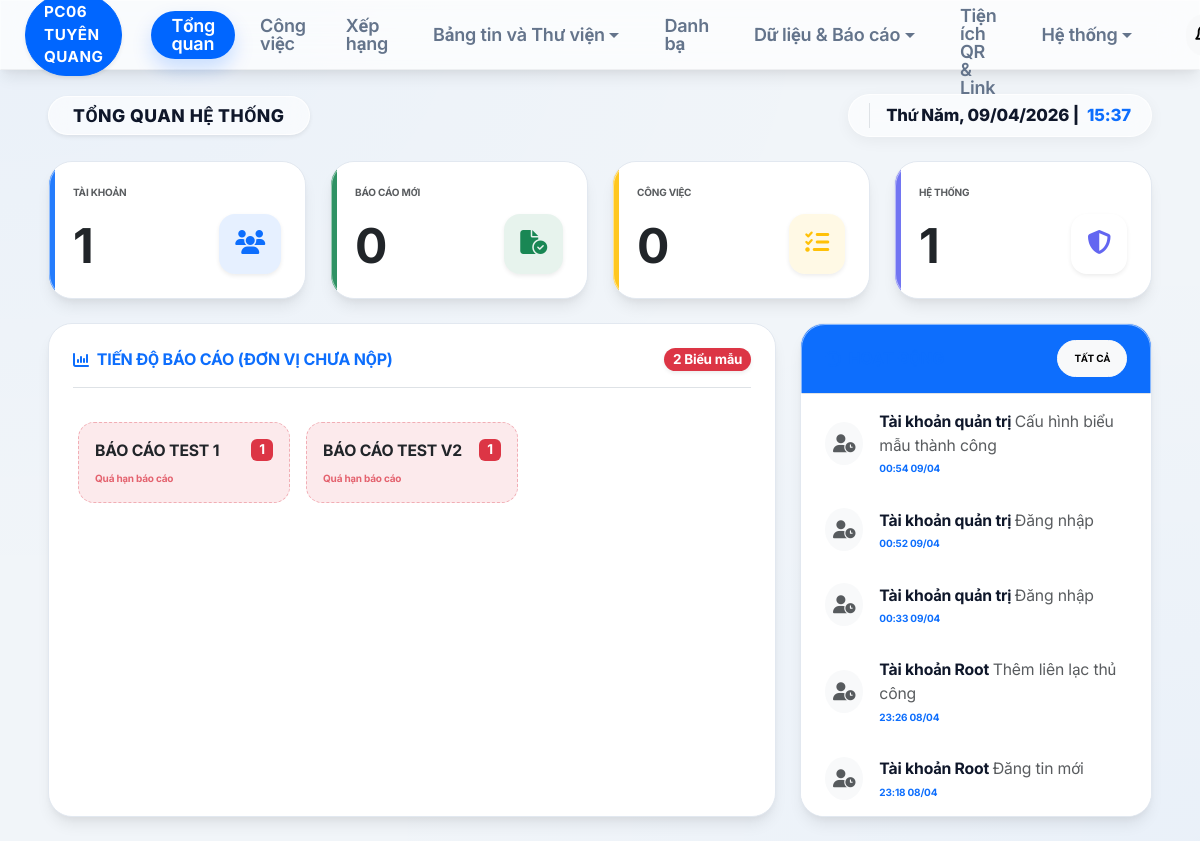
The page /admin (signed in) on the database its author committed.
### models.py (models this page shows)
class ReportConfig(db.Model):
    id = db.Column(db.String(50), primary_key=True)
    name = db.Column(db.String(255))
    description = db.Column(db.Text)
    domain = db.Column(db.String(100))
    file_blob = db.Column(db.LargeBinary)
    config_json = db.Column(db.Text)
    header_start = db.Column(db.Integer, default=1)
    header_rows = db.Column(db.Integer, default=1)
    is_daily = db.Column(db.Boolean, default=False)
    author_name = db.Column(db.String(100))
    created_at = db.Column(db.DateTime, default=datetime.now)

class ReportTemplateV2(db.Model):
    __tablename__ = 'report_template_v2'
    id = db.Column(db.Integer, primary_key=True)
    name = db.Column(db.String(255), nullable=False)
    description = db.Column(db.Text)
    created_by = db.Column(db.String(100))
    created_at = db.Column(db.DateTime, default=datetime.now)
    is_active = db.Column(db.Boolean, default=True)
    is_daily = db.Column(db.Boolean, default=False)

class SystemLog(db.Model):
    id = db.Column(db.Integer, primary_key=True)
    user_id = db.Column(db.Integer)
    fullname = db.Column(db.String(100))
    module = db.Column(db.String(100))
    action = db.Column(db.String(255))
    details = db.Column(db.Text)
    created_at = db.Column(db.DateTime, default=datetime.now)

### routes/admin.py (the view)
@admin_bp.route('/admin')
def index():
    if not session.get('uid'): return redirect(url_for('auth_bp.login'))
    stats = {
        'users': User.query.count(),
        'reports': ReportData.query.count(),
        'roles': AppRole.query.count(),
        'news': NewsDoc.query.count(),
        'tasks': Task.query.count()
    }
    all_units = [u[0] for u in db.session.query(User.unit_area).distinct().all() if u[0]]
    overdue_stats = []
    today = datetime.now().date()
    curr_period = f"Tuần {datetime.now().strftime('%U-%Y')}"
    for r in ReportConfig.query.all():
        q = db.session.query(User.unit_area).join(ReportData, User.id == ReportData.user_id)\
            .filter(ReportData.report_id == r.id)
        if r.is_daily: q = q.filter(ReportData.report_date == today)
        submitted = [u[0] for u in q.distinct().all()]
        missing = [u for u in all_units if u not in submitted]
        if missing: overdue_stats.append({'id': r.id, 'name': r.name, 'count': len(missing)})
    total_templates = ReportConfig.query.count()
    try:
        v2_templates = ReportTemplateV2.query.filter_by(is_active=True).all()
        total_templates += len(v2_templates)
        for t in v2_templates:
            q = db.session.query(ReportSubmissionV2.org_unit).filter(ReportSubmissionV2.status != 'draft')
            submitted = [u[0] for u in q.filter(ReportSubmissionV2.org_unit.in_(all_units)).distinct().all()]
            missing = [u for u in all_units if u not in submitted]
            if missing: overdue_stats.append({'id': t.id, 'name': t.name, 'count': len(missing)})
    except: pass
    logs = SystemLog.query.order_by(SystemLog.created_at.desc()).limit(5).all()
    now_str = datetime.now().strftime('Ngày %d tháng %m, %Y')
    return render_template('admin_dashboard.html', stats=stats, overdue_stats=overdue_stats, total_templates=total_templates, now_str=now_str, logs=logs)

### app.py (called while the page is built)
@app.before_request
def check_auth():
    if session.get('uid'):
        last_active = session.get('last_active')
        now = time.time()
        if last_active and (now - last_active) > 1800: # 30 mins
            session.clear()
            return redirect(url_for('auth_bp.login'))
        session['last_active'] = now
    allowed = ['auth_bp.login', 'static', 'dl_file', 'shortlink_bp.redirect_short_link', 'shortlink_bp.get_qr', 'favicon']
    if not session.get('uid') and request.endpoint not in allowed and not (request.endpoint and request.endpoint.startswith('static')):
        return redirect(url_for('auth_bp.login'))
    if session.get('uid') and session.get('must_change') and request.endpoint not in ['auth_bp.change_password', 'auth_bp.logout', 'static']:
        return redirect(url_for('auth_bp.change_password'))

@app.context_processor
def utility_processor():
    from openpyxl.utils import get_column_letter
    return dict(col_letter_func=get_column_letter)

### templates/admin_dashboard.html (shortened to what this page needs)
{% extends "base.html" %}
{% block content %}
<div class="page-header mb-4 animate__animated animate__fadeIn">
    <div class="d-flex justify-content-between align-items-center flex-wrap gap-3 w-100">
        <div class="header-main-group">
            <div class="header-title-pill shadow-sm">
                <h1 class="mb-0">Tổng quan hệ thống</h1>
            </div>
        </div>
        <div class="header-side-group">
            <div class="header-status-pill">
                <div class="border-start ps-3" id="dashboard-clock"> --:--</div>
            </div>
        </div>
    </div>
</div>
<div class="main-content-area animate__animated animate__fadeInUp">
    <div class="row g-4 mb-4">
        <div class="col-xl-3 col-md-6">
            <div class="bento-card p-4 h-100 position-relative">
                <div class="position-absolute top-0 start-0 h-100 bg-primary" style="width: 6px; opacity: 0.9;"></div>
                <h6 class="tiny fw-bold text-muted mb-3 text-uppercase letter-spacing-1">Tài khoản</h6>
                <div class="d-flex align-items-end justify-content-between">
                    <div class="display-5 fw-bold text-dark mb-0">{{ stats.users }}</div>
                    <div class="bg-primary bg-opacity-10 p-3 rounded-4 text-primary shadow-sm"><i class="fa-solid fa-users fs-4"></i></div>
                </div>
            </div>
        </div>
        <div class="col-xl-3 col-md-6">
            <div class="bento-card p-4 h-100 position-relative">
                <div class="position-absolute top-0 start-0 h-100 bg-success" style="width: 6px; opacity: 0.9;"></div>
                <h6 class="tiny fw-bold text-muted mb-3 text-uppercase letter-spacing-1">Báo cáo mới</h6>
                <div class="d-flex align-items-end justify-content-between">
                    <div class="display-5 fw-bold text-dark mb-0">{{ stats.reports }}</div>
                    <div class="bg-success bg-opacity-10 p-3 rounded-4 text-success shadow-sm"><i class="fa-solid fa-file-circle-check fs-4"></i></div>
                </div>
            </div>
        </div>
        <div class="col-xl-3 col-md-6">
            <div class="bento-card p-4 h-100 position-relative">
                <div class="position-absolute top-0 start-0 h-100 bg-warning" style="width: 6px; opacity: 0.9;"></div>
                <h6 class="tiny fw-bold text-muted mb-3 text-uppercase letter-spacing-1">Công việc</h6>
                <div class="d-flex align-items-end justify-content-between">
                    <div class="display-5 fw-bold text-dark mb-0">{{ stats.tasks|default(0) }}</div>
                    <div class="bg-warning bg-opacity-10 p-3 rounded-4 text-warning shadow-sm"><i class="fa-solid fa-list-check fs-4"></i></div>
                </div>
            </div>
        </div>
        <div class="col-xl-3 col-md-6">
            <div class="bento-card p-4 h-100 position-relative">
                <div class="position-absolute top-0 start-0 h-100 bg-indigo" style="width: 6px; opacity: 0.9; background-color: #6366f1;"></div>
                <h6 class="tiny fw-bold text-muted mb-3 text-uppercase letter-spacing-1">Hệ thống</h6>
                <div class="d-flex align-items-end justify-content-between">
                    <div class="display-5 fw-bold text-dark mb-0">{{ stats.roles }}</div>
                    <div class="bg-indigo bg-opacity-10 p-3 rounded-4 text-indigo shadow-sm" style="color: #6366f1;"><i class="fa-solid fa-shield-halved fs-4"></i></div>
                </div>
            </div>
        </div>
    </div>
    <div class="row g-4">
        <div class="col-xl-8">
            <div class="bento-card p-4 h-100">
                <div class="d-flex justify-content-between align-items-center mb-4 border-bottom pb-3">
                    <h6 class="fw-bold mb-0 text-primary d-flex align-items-center gap-2">
                        <i class="fa-solid fa-chart-column"></i> TIẾN ĐỘ BÁO CÁO (ĐƠN VỊ CHƯA NỘP)
                    </h6>
                    <span class="badge bg-danger rounded-pill shadow-sm">{{ overdue_stats|length }} Biểu mẫu</span>
                </div>
                <div class="overflow-auto" style="max-height: 480px; padding: 10px 5px;">
                    {% if total_templates == 0 %}
                        <div class="text-center py-5 text-muted animate__animated animate__fadeIn">
                            <div class="fw-bold fs-5">Chưa có biểu mẫu báo cáo nào được thiết lập</div>
                        </div>
                    {% elif overdue_stats %}
                        <div class="row g-3">
                            {% for s in overdue_stats %}
                            <div class="col-md-6 col-lg-4">
                                <div class="p-3 rounded-4 border border-danger-subtle bg-danger bg-opacity-10 h-100 transition-all hover-lift" style="border-style: dashed !important;">
                                    <div class="d-flex justify-content-between align-items-start mb-2">
                                        <div class="fw-bold text-dark small text-uppercase" style="display: -webkit-box; -webkit-line-clamp: 2; -webkit-box-orient: vertical; overflow: hidden;">{{ s.name }}</div>
                                        <span class="badge bg-danger px-2 py-1">{{ s.count }}</span>
                                    </div>
                                    <div class="tiny text-danger fw-bold opacity-75">Quá hạn báo cáo</div>
                                </div>
                            </div>
                            {% endfor %}
                        </div>
                    {% else %}
                        <div class="text-center py-5 text-muted animate__animated animate__fadeIn">
                            <div class="fw-bold text-success fs-5"><i class="fa-solid fa-circle-check me-2"></i>Tất cả đơn vị đã hoàn thành báo cáo</div>
                        </div>
                    {% endif %}
                </div>
            </div>
        </div>
        <div class="col-xl-4">
            <div class="bento-card h-100 d-flex flex-column">
                <div class="bg-primary bg-opacity-5 py-3 px-4 d-flex justify-content-between align-items-center border-bottom">
                    <h6 class="fw-bold text-primary mb-0 d-flex align-items-center gap-2">
                        <i class="fa-solid fa-clock-rotate-left"></i> HOẠT ĐỘNG
                    </h6>
                    <a href="/logs" class="btn btn-sm btn-light rounded-pill px-3 fw-bold tiny">TẤT CẢ</a>
                </div>
                <div class="flex-grow-1 overflow-auto" id="dashboardLogs" style="max-height: 480px;">
                    <div class="list-group list-group-flush">
                        {% for l in logs[:8] %}
                        <div class="list-group-item border-0 px-4 py-3 d-flex align-items-center gap-3 transition-all hover-bg-light">
                            <div class="flex-shrink-0 bg-light p-2 rounded-circle">
                                <i class="fa-solid fa-user-clock text-muted"></i>
                            </div>
                            <div class="flex-grow-1">
                                <div class="fw-bold small" style="color: var(--text-main);">{{ l.fullname }} <span class="fw-normal text-muted">{{ l.action }}</span></div>
                                <div class="tiny text-primary fw-bold mt-1">{{ l.created_at.strftime('%H:%M %d/%m') }}</div>
                            </div>
                        </div>
                        {% else %}
                        <div class="p-4 text-center text-muted tiny">Chưa có hoạt động mới</div>
                        {% endfor %}
                    </div>
                </div>
            </div>
        </div>
    </div>
</div>
{% endblock %}

### templates/base.html (shortened to what this page needs)
<!DOCTYPE html>
<html lang="vi">
<head>
    <link href="https://cdn.jsdelivr.net/npm/bootstrap@5.3.2/dist/css/bootstrap.min.css" rel="stylesheet">
    <link href="https://cdnjs.cloudflare.com/ajax/libs/font-awesome/6.4.0/css/all.min.css" rel="stylesheet">
    <link rel="stylesheet" href="{{ url_for('static', filename='css/style.css') }}?v=3.5.0">
</head>
<body>
    <nav class="top-navbar glass-panel">
        <div class="nav-container px-4">
            <div class="nav-left d-flex align-items-center">
                <a href="/admin" class="nav-logo text-decoration-none d-flex align-items-center">
                    <div class="header-title-pill shadow-sm" style="background: var(--primary); border-color: var(--primary); padding: 6px 18px; color: #fff;">
                        <span class="fw-bold" style="font-size: 0.95rem; letter-spacing: 0.5px;">PC06 TUYÊN QUANG</span>
                    </div>
                </a>
            </div>
            <div class="nav-center d-none d-lg-flex h-100 justify-content-center align-items-stretch flex-grow-1 px-4">
                {% if perms.get('p_dash_lead') or perms.get('p_dash_exec') %}<a href="/admin" class="nav-link-top {% if request.endpoint == 'admin_bp.index' %}active{% endif %}">Tổng quan</a>{% endif %}
                {% if perms.get('p_task_lead') or perms.get('p_task_exec') %}<a href="/tasks" class="nav-link-top {% if request.endpoint == 'tasks_bp.tasks' %}active{% endif %}">Công việc</a>{% endif %}
                <a href="/ranking" class="nav-link-top {% if request.endpoint == 'ranking_bp.index' %}active{% endif %}">Xếp hạng</a>
                <div class="dropdown h-100 d-flex align-items-center">
                    <a class="nav-link-top dropdown-toggle {% if request.endpoint in ['portal_bp.news', 'portal_bp.library'] %}active{% endif %}" href="#" role="button" data-bs-toggle="dropdown">
                        Bảng tin và Thư viện
                    </a>
                </div>
                {% if perms.get('p_contact_lead') or perms.get('p_contact_exec') %}<a href="/contacts" class="nav-link-top {% if request.endpoint == 'portal_bp.contacts' %}active{% endif %}">Danh bạ</a>{% endif %}
                <div class="dropdown h-100 d-flex align-items-center">
                    <a class="nav-link-top dropdown-toggle {% if request.endpoint in ['forms_bp.input_data', 'forms_bp.stats', 'forms_bp.progress'] %}active{% endif %}" href="#" role="button" data-bs-toggle="dropdown">
                        Dữ liệu & Báo cáo
                    </a>
                </div>
                <a href="{{ url_for('shortlink_bp.manage_links') }}" class="nav-link-top {% if request.path.startswith('/links') %}active{% endif %}">Tiện ích QR & Link</a>
                {% if perms.get('p_form_lead') or perms.get('p_user_lead') or perms.get('p_sys_lead') %}
                <div class="dropdown h-100 d-flex align-items-center">
                    <a class="nav-link-top dropdown-toggle" href="#" role="button" data-bs-toggle="dropdown">Hệ thống</a>
                </div>
                {% endif %}
            </div>
            <div class="nav-right d-flex align-items-center gap-3">
                <div class="dropdown">
                    <button class="btn btn-light position-relative rounded-pill p-2" type="button" data-bs-toggle="dropdown" id="bellBtn">
                        <i class="fa-regular fa-bell fs-5"></i>
                    </button>
                </div>
            </div>
        </div>
    </nav>
    <main class="main-content" style="padding-top: calc(var(--nav-height) + env(safe-area-inset-top, 0px)); min-height: 100vh;">
        <div class="container-fluid {% if request.endpoint == 'chat_bp.chat' %}chat-full-page{% else %}px-lg-5 py-4{% endif %} h-100">
            {% block content %}{% endblock %}
        </div>
    </main>
</body>
</html>

### templates/base.html (style rules this page uses)
.nav-link-top { height: auto; padding: 6px 15px; color: var(--text-muted); font-weight: 600; text-decoration: none; position: relative; transition: all 0.2s; border-bottom: none; display: flex; align-items: center; justify-content: center; line-height: 1; margin: auto 5px; border-radius: 50px; }
.dropdown { display: flex; align-items: center; justify-content: center; height: 100%; margin: 0 5px; }
.nav-link-top.active { color: #fff !important; background: var(--primary) !important; box-shadow: var(--shadow-primary) !important; }

### templates/admin_dashboard.html (style rules this page uses)
.tiny { font-size: 10px; }

### rows shown on the page
ReportConfig: name "BÁO CÁO TEST 1", count "1"
ReportTemplateV2: name "BÁO CÁO TEST V2", count "1"
SystemLog: fullname "Tài khoản quản trị", action "Cấu hình biểu mẫu thành công", created_at "00:54 09/04"
SystemLog: fullname "Tài khoản quản trị", action "Đăng nhập", created_at "00:52 09/04"
SystemLog: fullname "Tài khoản quản trị", action "Đăng nhập", created_at "00:33 09/04"
SystemLog: fullname "Tài khoản Root", action "Thêm liên lạc thủ công", created_at "23:26 08/04"
SystemLog: fullname "Tài khoản Root", action "Đăng tin mới", created_at "23:18 08/04"

### other values the page prints
{{ stats.users }} "1"
{{ stats.reports }} "0"
{{ stats.tasks|default(0) }} "0"
{{ stats.roles }} "1"
{{ overdue_stats|length }} "2"
